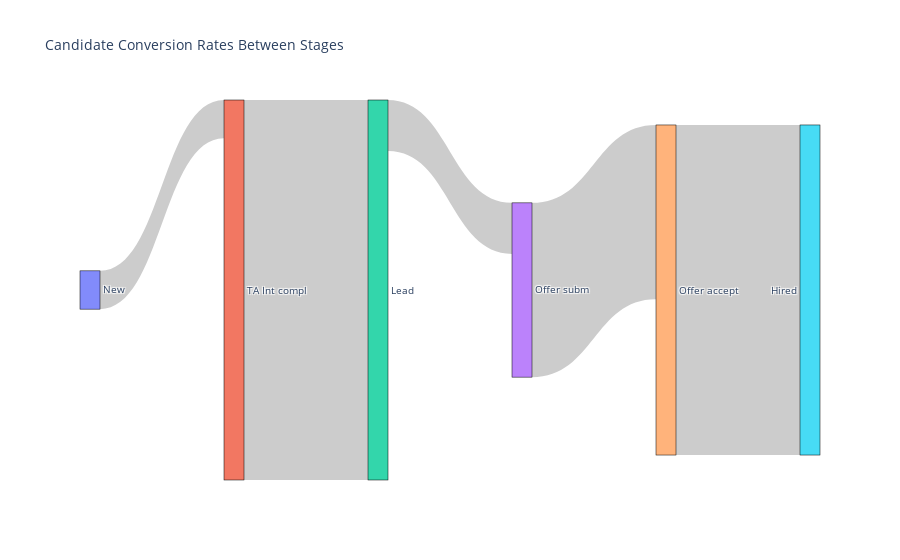

Notebook source saved alongside this figure:
### Code cell
import plotly.graph_objects as go

# stages and conversions
stages = ['New', 'TA Int compl', 'Lead', 'Offer subm', 'Offer accept', 'Hired']
conversion_rates = list(conversion_rates.values())

# nodes and links 
fig = go.Figure(go.Sankey(
    node = dict(
        pad = 15,
        thickness = 20,
        line = dict(color = "black", width = 0.5),
        label = stages
    ),
    link = dict(
        source = [0, 1, 2, 3, 4],  
        target = [1, 2, 3, 4, 5],  
        value = conversion_rates  
    )
))

fig.update_layout(title_text="Candidate Conversion Rates Between Stages", font_size=10)
fig.show()

### Figure 1 — Plotly figure (JSON) as saved in the notebook; plotly's stock layout.template omitted (floating-point values rounded to 4 significant figures)
{"data": [{"link": {"source": [0, 1, 2, 3, 4], "target": [1, 2, 3, 4, 5], "value": [11.46, 113.7, 15.26, 52.15, 98.77]}, "node": {"label": ["New", "TA Int compl", "Lead", "Offer subm", "Offer accept", "Hired"], "line": {"color": "black", "width": 0.5}, "pad": 15, "thickness": 20}, "type": "sankey"}], "layout": {"font": {"size": 10}, "title": {"text": "Candidate Conversion Rates Between Stages"}}}
